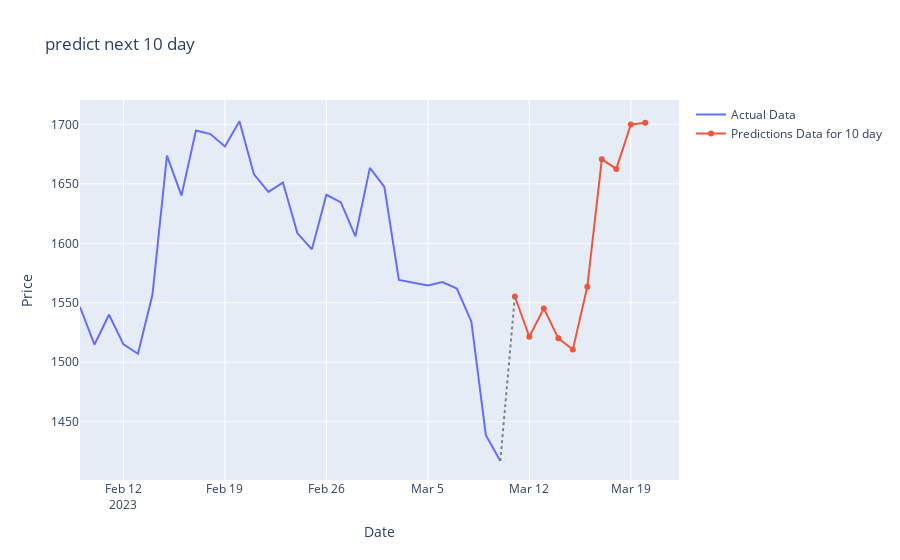

Notebook cell for this chart:
### Code cell
actual_x = y_future_data.index
actual_y = y_future_data['Adj Close']
pred_x = prediction_df.index
pred_y = prediction_df['Adj Close']

fig = go.Figure()
fig.add_trace(go.Scatter(x=actual_x, y=actual_y, name='Actual Data'))
fig.add_trace(go.Scatter(x=pred_x, y=pred_y,
              name='Predictions Data for 10 day'))

fig.add_shape(type='line',
              x0=actual_x[-1], y0=actual_y[-1],
              x1=pred_x[0], y1=pred_y[0],
              line=dict(color='grey', width=2, dash='dot'))

fig.update_layout(
    xaxis_title='Date',
    yaxis_title='Price',
    title='predict next 10 day '
)

fig.show()

### Figure 1 — Plotly figure (JSON) as saved in the notebook; plotly's stock layout.template omitted (floating-point values rounded to 4 significant figures)
{"data": [{"name": "Actual Data", "type": "scatter", "x": ["2023-02-09T00:00:00", "2023-02-10T00:00:00", "2023-02-11T00:00:00", "2023-02-12T00:00:00", "2023-02-13T00:00:00", "2023-02-14T00:00:00", "2023-02-15T00:00:00", "2023-02-16T00:00:00", "2023-02-17T00:00:00", "2023-02-18T00:00:00", "2023-02-19T00:00:00", "2023-02-20T00:00:00", "2023-02-21T00:00:00", "2023-02-22T00:00:00", "2023-02-23T00:00:00", "2023-02-24T00:00:00", "2023-02-25T00:00:00", "2023-02-26T00:00:00", "2023-02-27T00:00:00", "2023-02-28T00:00:00", "2023-03-01T00:00:00", "2023-03-02T00:00:00", "2023-03-03T00:00:00", "2023-03-04T00:00:00", "2023-03-05T00:00:00", "2023-03-06T00:00:00", "2023-03-07T00:00:00", "2023-03-08T00:00:00", "2023-03-09T00:00:00", "2023-03-10T00:00:00"], "y": [1546.0, 1515.0, 1540.0, 1515.0, 1507.0, 1557.0, 1674.0, 1640.0, 1695.0, 1692.0, 1681.0, 1703.0, 1658.0, 1643.0, 1651.0, 1608.0, 1595.0, 1641.0, 1634.0, 1606.0, 1663.0, 1647.0, 1569.0, 1567.0, 1564.0, 1567.0, 1562.0, 1534.0, 1439.0, 1417.0]}, {"name": "Predictions Data for 10 day", "type": "scatter", "x": ["2023-03-11T00:00:00", "2023-03-12T00:00:00", "2023-03-13T00:00:00", "2023-03-14T00:00:00", "2023-03-15T00:00:00", "2023-03-16T00:00:00", "2023-03-17T00:00:00", "2023-03-18T00:00:00", "2023-03-19T00:00:00", "2023-03-20T00:00:00"], "y": [1555.0, 1521.0, 1545.0, 1520.0, 1511.0, 1564.0, 1671.0, 1663.0, 1700.0, 1701.0]}], "layout": {"shapes": [{"line": {"color": "grey", "dash": "dot", "width": 2}, "type": "line", "x0": "2023-03-10T00:00:00", "x1": "2023-03-11T00:00:00", "y0": 1417.0, "y1": 1555.0}], "title": {"text": "predict next 10 day "}, "xaxis": {"title": {"text": "Date"}}, "yaxis": {"title": {"text": "Price"}}}}
